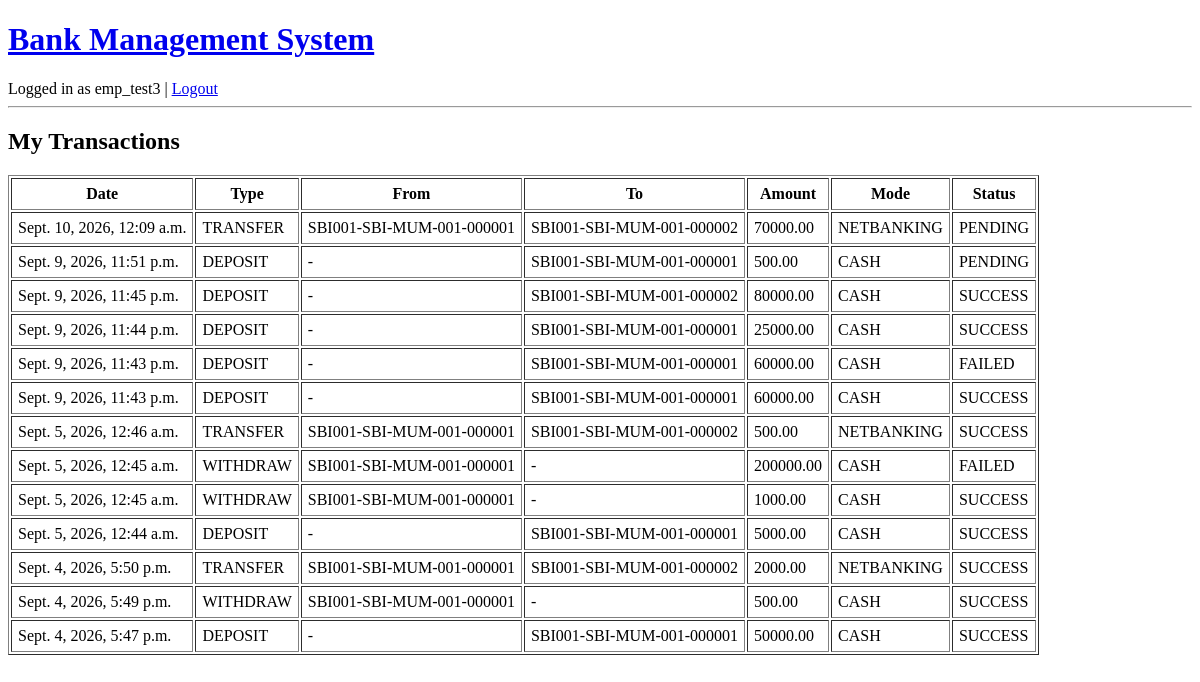
The app's page /transactions/my/ (signed in), older data.
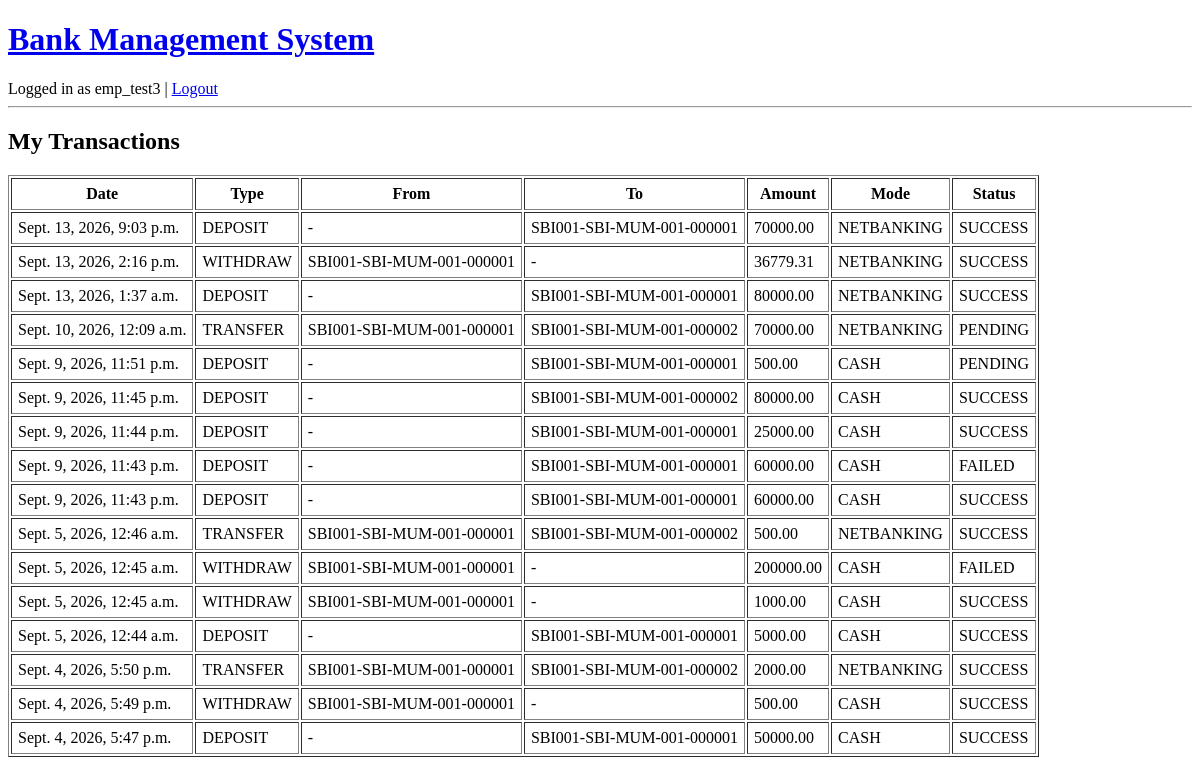
The same page, newer data.
### transactions/models.py (models this page shows, shortened)
class Transaction(models.Model):
    TRANSACTION_TYPES = [
        ("DEPOSIT", "Deposit"),
        ("WITHDRAW", "Withdraw"),
        ("TRANSFER", "Transfer"),
    ]
    MODE_CHOICES = [
        ("CASH", "Cash"),
        ("UPI", "UPI"),
        ("CARD", "Card"),
        ("NETBANKING", "Net Banking"),
    ]
    STATUS_CHOICES = [
        ("SUCCESS", "Success"),
        ("FAILED", "Failed"),
        ("PENDING", "Pending"),
    ]
    transaction_type = models.CharField(max_length=10, choices=TRANSACTION_TYPES)
    from_account = models.ForeignKey(
        Account, on_delete=models.CASCADE,
        related_name="outgoing_transactions",
        null=True, blank=True
    )
    to_account = models.ForeignKey(
        Account, on_delete=models.CASCADE,
        related_name="incoming_transactions",
        null=True, blank=True
    )
    amount = models.DecimalField(max_digits=12, decimal_places=2)
    mode_of_transaction = models.CharField(max_length=20, choices=MODE_CHOICES, default="CASH")
    status = models.CharField(max_length=20, choices=STATUS_CHOICES, default="PENDING")
    performed_by = models.ForeignKey(
        settings.AUTH_USER_MODEL, on_delete=models.SET_NULL, null=True, blank=True
    )
    remarks = models.CharField(max_length=255, blank=True)
    timestamp = models.DateTimeField(auto_now_add=True)
    is_loan_related = models.BooleanField(default=False)

### accounts/models.py (models this page shows, shortened)
class Account(models.Model):
    ACCOUNT_TYPES = [
        ("SAVINGS", "Savings"),
        ("CURRENT", "Current"),
        ("LOAN", "Loan"),
    ]
    STATUS_CHOICES = [
        ("ACTIVE", "Active"),
        ("CLOSED", "Closed"),
    ]
    account_no = models.CharField(max_length=30, unique=True, editable=False, blank=True)
    customer = models.ForeignKey(Customer, on_delete=models.CASCADE, related_name="accounts")
    branch = models.ForeignKey(Branch, on_delete=models.PROTECT, related_name="accounts")
    account_type = models.CharField(max_length=10, choices=ACCOUNT_TYPES)
    balance = models.DecimalField(max_digits=12, decimal_places=2, default=0.00)
    status = models.CharField(max_length=20, choices=STATUS_CHOICES, default="ACTIVE")
    daily_limit = models.DecimalField(max_digits=12, decimal_places=2, default=50000.00)
    open_date = models.DateField(auto_now_add=True)

### transactions/views.py (the view)
# urls.py: path("my/", views.my_transactions, name="my_transactions"),
@login_required
@user_passes_test(is_employee)
def my_transactions(request):
    txns = Transaction.objects.filter(performed_by=request.user).order_by("-timestamp")
    return render(request, "transactions/my_transactions.html", {"transactions": txns})

### transactions/views.py (called while the page is built)
def is_employee(user):
    return user.is_authenticated and Employee.objects.filter(user=user).exists()

### transactions/templates/transactions/my_transactions.html
{% extends "base.html" %}
{% block content %}
<h2>My Transactions</h2>
<table border="1" cellpadding="6">
    <tr>
        <th>Date</th>
        <th>Type</th>
        <th>From</th>
        <th>To</th>
        <th>Amount</th>
        <th>Mode</th>
        <th>Status</th>
    </tr>
    {% for txn in transactions %}
    <tr>
        <td>{{ txn.timestamp }}</td>
        <td>{{ txn.transaction_type }}</td>
        <td>{{ txn.from_account.account_no|default:"-" }}</td>
        <td>{{ txn.to_account.account_no|default:"-" }}</td>
        <td>{{ txn.amount }}</td>
        <td>{{ txn.mode_of_transaction }}</td>
        <td>{{ txn.status }}</td>
    </tr>
    {% empty %}
    <tr>
        <td colspan="7">You haven't performed any transactions yet.</td>
    </tr>
    {% endfor %}
</table>
{% endblock %}

### templates/base.html (shortened to what this page needs)
<!DOCTYPE html>
<html lang="en">
<head>
</head>
<body>
    <header>
        <h1>
            {% if user.is_authenticated %}
            {% if user.customer %}
            <a href="{% url 'customer_dashboard' %}">Bank Management System</a>
            {% elif user.employee %}
            <a href="{% url 'employee_dashboard' %}">Bank Management System</a>
            {% else %}
            <a href="{% url 'admin_dashboard' %}">Bank Management System</a>
            {% endif %}
            {% else %}
            Bank Management System
            {% endif %}
        </h1>
        <nav>
            {% if user.is_authenticated %}
            Logged in as {{ user.username }} |
            <a href="{% url 'logout' %}">Logout</a>
            {% elif request.path != "/login/" %}
            <a href="{% url 'login' %}">Login</a>
            {% endif %}
        </nav>
        <hr>
    </header>
    <main>
        {% block content %}
        {% endblock %}
    </main>
</body>
</html>

Row changes from the older to the newer data that the page shows:
added Transaction: timestamp "Sept. 13, 2026, 9:03 p.m.", transaction_type "DEPOSIT", from_account.account_no "-", to_account.account_no "SBI001-SBI-MUM-001-000001", amount "70000.00", mode_of_transaction "NETBANKING", status "SUCCESS"
added Transaction: timestamp "Sept. 13, 2026, 2:16 p.m.", transaction_type "WITHDRAW", from_account.account_no "SBI001-SBI-MUM-001-000001", to_account.account_no "-", amount "36779.31", mode_of_transaction "NETBANKING", status "SUCCESS"
added Transaction: timestamp "Sept. 13, 2026, 1:37 a.m.", transaction_type "DEPOSIT", from_account.account_no "-", to_account.account_no "SBI001-SBI-MUM-001-000001", amount "80000.00", mode_of_transaction "NETBANKING", status "SUCCESS"
